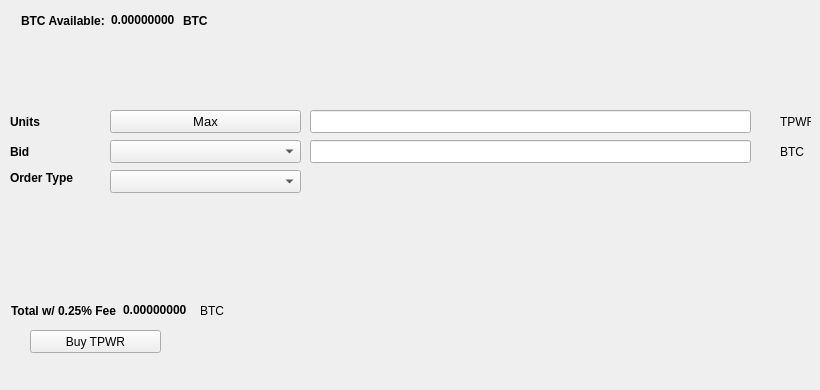
   <widget class="QWidget" name="BuyTab">
    <attribute name="title">
     <string>Buy</string>
    </attribute>
    <widget class="QPushButton" name="Buytpwr">
     <property name="geometry">
      <rect>
       <x>30</x>
       <y>330</y>
       <width>131</width>
       <height>23</height>
      </rect>
     </property>
     <property name="text">
      <string>Buy TPWR</string>
     </property>
     <property name="icon">
      <iconset resource="../tpwr.qrc">
       <normaloff>:/icons/bitcoin</normaloff>:/icons/bitcoin</iconset>
     </property>
    </widget>
    <widget class="QLabel" name="label_3">
     <property name="geometry">
      <rect>
       <x>10</x>
       <y>110</y>
       <width>46</width>
       <height>23</height>
      </rect>
     </property>
     <property name="font">
      <font>
       <weight>75</weight>
       <bold>true</bold>
      </font>
     </property>
     <property name="text">
      <string>Units</string>
     </property>
    </widget>
    <widget class="QLineEdit" name="UnitsInput">
     <property name="geometry">
      <rect>
       <x>310</x>
       <y>110</y>
       <width>441</width>
       <height>23</height>
      </rect>
     </property>
     <property name="font">
      <font>
       <pointsize>9</pointsize>
       <weight>75</weight>
       <bold>true</bold>
      </font>
     </property>
    </widget>
    <widget class="QLineEdit" name="BuyBidPriceEdit">
     <property name="geometry">
      <rect>
       <x>310</x>
       <y>140</y>
       <width>441</width>
       <height>23</height>
      </rect>
     </property>
     <property name="font">
      <font>
       <pointsize>9</pointsize>
       <weight>75</weight>
       <bold>true</bold>
      </font>
     </property>
    </widget>
    <widget class="QLabel" name="label_4">
     <property name="geometry">
      <rect>
       <x>780</x>
       <y>110</y>
       <width>31</width>
       <height>23</height>
      </rect>
     </property>
     <property name="text">
      <string>TPWR</string>
     </property>
    </widget>
    <widget class="QLabel" name="label_5">
     <property name="geometry">
      <rect>
       <x>780</x>
       <y>140</y>
       <width>31</width>
       <height>23</height>
      </rect>
     </property>
     <property name="text">
      <string>BTC</string>
     </property>
    </widget>
    <widget class="QLabel" name="label_6">
     <property name="geometry">
      <rect>
       <x>10</x>
       <y>140</y>
       <width>46</width>
       <height>23</height>
      </rect>
     </property>
     <property name="font">
      <font>
       <weight>75</weight>
       <bold>true</bold>
      </font>
     </property>
     <property name="text">
      <string>Bid</string>
     </property>
    </widget>
    <widget class="QLabel" name="label_7">
     <property name="geometry">
      <rect>
       <x>10</x>
       <y>170</y>
       <width>91</width>
       <height>16</height>
      </rect>
     </property>
     <property name="font">
      <font>
       <weight>75</weight>
       <bold>true</bold>
      </font>
     </property>
     <property name="text">
      <string>Order Type</string>
     </property>
    </widget>
    <widget class="QPushButton" name="Buy_Max_Amount">
     <property name="geometry">
      <rect>
       <x>110</x>
       <y>110</y>
       <width>191</width>
       <height>23</height>
      </rect>
     </property>
     <property name="font">
      <font>
       <pointsize>10</pointsize>
      </font>
     </property>
     <property name="text">
      <string>Max</string>
     </property>
    </widget>
    <widget class="QComboBox" name="BuyBidcomboBox">
     <property name="geometry">
      <rect>
       <x>110</x>
       <y>140</y>
       <width>191</width>
       <height>23</height>
      </rect>
     </property>
     <property name="font">
      <font>
       <pointsize>10</pointsize>
      </font>
     </property>
    </widget>
    <widget class="QComboBox" name="buyOrdertypeCombo">
     <property name="geometry">
      <rect>
       <x>110</x>
       <y>170</y>
       <width>191</width>
       <height>23</height>
      </rect>
     </property>
     <property name="font">
      <font>
       <pointsize>10</pointsize>
      </font>
     </property>
    </widget>
    <widget class="QWidget" name="layoutWidget1">
     <property name="geometry">
      <rect>
       <x>21</x>
       <y>11</y>
       <width>227</width>
       <height>19</height>
      </rect>
     </property>
     <layout class="QHBoxLayout" name="horizontalLayout_3">
      <item>
       <widget class="QLabel" name="label232">
        <property name="font">
         <font>
          <weight>75</weight>
          <bold>true</bold>
         </font>
        </property>
        <property name="text">
         <string>BTC Available:</string>
        </property>
       </widget>
      </item>
      <item>
       <widget class="QLabel" name="BtcAvailableLbl">
        <property name="palette">
         <palette>
          <active>
           <colorrole role="WindowText">
            <brush brushstyle="SolidPattern">
             <color alpha="255">
              <red>0</red>
              <green>0</green>
              <blue>0</blue>
             </color>
            </brush>
           </colorrole>
           <colorrole role="Button">
            <brush brushstyle="SolidPattern">
             <color alpha="255">
              <red>0</red>
              <green>170</green>
              <blue>0</blue>
             </color>
            </brush>
           </colorrole>
           <colorrole role="Light">
            <brush brushstyle="SolidPattern">
             <color alpha="255">
              <red>0</red>
              <green>255</green>
              <blue>0</blue>
             </color>
            </brush>
           </colorrole>
           <colorrole role="Midlight">
            <brush brushstyle="SolidPattern">
             <color alpha="255">
              <red>0</red>
              <green>212</green>
              <blue>0</blue>
             </color>
            </brush>
           </colorrole>
           <colorrole role="Dark">
            <brush brushstyle="SolidPattern">
             <color alpha="255">
              <red>0</red>
              <green>85</green>
              <blue>0</blue>
             </color>
            </brush>
           </colorrole>
           <colorrole role="Mid">
            <brush brushstyle="SolidPattern">
             <color alpha="255">
              <red>0</red>
              <green>113</green>
              <blue>0</blue>
             </color>
            </brush>
           </colorrole>
           <colorrole role="Text">
            <brush brushstyle="SolidPattern">
             <color alpha="255">
              <red>0</red>
              <green>170</green>
              <blue>0</blue>
             </color>
            </brush>
           </colorrole>
           <colorrole role="BrightText">
            <brush brushstyle="SolidPattern">
             <color alpha="255">
              <red>255</red>
              <green>255</green>
              <blue>255</blue>
             </color>
            </brush>
           </colorrole>
           <colorrole role="ButtonText">
            <brush brushstyle="SolidPattern">
             <color alpha="255">
              <red>0</red>
              <green>0</green>
              <blue>0</blue>
             </color>
            </brush>
           </colorrole>
           <colorrole role="Base">
            <brush brushstyle="SolidPattern">
             <color alpha="255">
              <red>255</red>
              <green>255</green>
              <blue>255</blue>
             </color>
            </brush>
           </colorrole>
           <colorrole role="Window">
            <brush brushstyle="SolidPattern">
             <color alpha="255">
              <red>0</red>
              <green>170</green>
              <blue>0</blue>
             </color>
            </brush>
           </colorrole>
           <colorrole role="Shadow">
            <brush brushstyle="SolidPattern">
             <color alpha="255">
              <red>0</red>
              <green>0</green>
              <blue>0</blue>
             </color>
            </brush>
           </colorrole>
           <colorrole role="AlternateBase">
            <brush brushstyle="SolidPattern">
             <color alpha="255">
              <red>127</red>
              <green>212</green>
              <blue>127</blue>
             </color>
            </brush>
           </colorrole>
           <colorrole role="ToolTipBase">
            <brush brushstyle="SolidPattern">
             <color alpha="255">
              <red>255</red>
              <green>255</green>
              <blue>220</blue>
             </color>
            </brush>
           </colorrole>
           <colorrole role="ToolTipText">
            <brush brushstyle="SolidPattern">
             <color alpha="255">
              <red>0</red>
              <green>0</green>
              <blue>0</blue>
             </color>
            </brush>
           </colorrole>
          </active>
          <inactive>
           <colorrole role="WindowText">
            <brush brushstyle="SolidPattern">
             <color alpha="255">
              <red>0</red>
              <green>0</green>
              <blue>0</blue>
             </color>
            </brush>
           </colorrole>
           <colorrole role="Button">
            <brush brushstyle="SolidPattern">
             <color alpha="255">
              <red>0</red>
              <green>170</green>
              <blue>0</blue>
             </color>
            </brush>
           </colorrole>
           <colorrole role="Light">
            <brush brushstyle="SolidPattern">
             <color alpha="255">
              <red>0</red>
              <green>255</green>
              <blue>0</blue>
             </color>
            </brush>
           </colorrole>
           <colorrole role="Midlight">
            <brush brushstyle="SolidPattern">
             <color alpha="255">
              <red>0</red>
              <green>212</green>
              <blue>0</blue>
             </color>
            </brush>
           </colorrole>
           <colorrole role="Dark">
            <brush brushstyle="SolidPattern">
             <color alpha="255">
              <red>0</red>
              <green>85</green>
              <blue>0</blue>
             </color>
            </brush>
           </colorrole>
           <colorrole role="Mid">
            <brush brushstyle="SolidPattern">
             <color alpha="255">
              <red>0</red>
              <green>113</green>
              <blue>0</blue>
             </color>
            </brush>
           </colorrole>
           <colorrole role="Text">
            <brush brushstyle="SolidPattern">
             <color alpha="255">
              <red>0</red>
              <green>170</green>
              <blue>0</blue>
             </color>
            </brush>
           </colorrole>
           <colorrole role="BrightText">
            <brush brushstyle="SolidPattern">
             <color alpha="255">
              <red>255</red>
              <green>255</green>
              <blue>255</blue>
             </color>
            </brush>
           </colorrole>
           <colorrole role="ButtonText">
            <brush brushstyle="SolidPattern">
             <color alpha="255">
              <red>0</red>
              <green>0</green>
              <blue>0</blue>
             </color>
            </brush>
           </colorrole>
           <colorrole role="Base">
            <brush brushstyle="SolidPattern">
             <color alpha="255">
              <red>255</red>
              <green>255</green>
              <blue>255</blue>
             </color>
            </brush>
           </colorrole>
           <colorrole role="Window">
            <brush brushstyle="SolidPattern">
             <color alpha="255">
              <red>0</red>
              <green>170</green>
              <blue>0</blue>
             </color>
            </brush>
           </colorrole>
           <colorrole role="Shadow">
            <brush brushstyle="SolidPattern">
             <color alpha="255">
              <red>0</red>
              <green>0</green>
              <blue>0</blue>
             </color>
            </brush>
           </colorrole>
           <colorrole role="AlternateBase">
            <brush brushstyle="SolidPattern">
             <color alpha="255">
              <red>127</red>
              <green>212</green>
              <blue>127</blue>
             </color>
            </brush>
           </colorrole>
           <colorrole role="ToolTipBase">
            <brush brushstyle="SolidPattern">
             <color alpha="255">
              <red>255</red>
              <green>255</green>
              <blue>220</blue>
             </color>
            </brush>
           </colorrole>
           <colorrole role="ToolTipText">
            <brush brushstyle="SolidPattern">
             <color alpha="255">
              <red>0</red>
              <green>0</green>
              <blue>0</blue>
             </color>
            </brush>
           </colorrole>
          </inactive>
          <disabled>
           <colorrole role="WindowText">
            <brush brushstyle="SolidPattern">
             <color alpha="255">
              <red>0</red>
              <green>85</green>
              <blue>0</blue>
             </color>
            </brush>
           </colorrole>
           <colorrole role="Button">
            <brush brushstyle="SolidPattern">
             <color alpha="255">
              <red>0</red>
              <green>170</green>
              <blue>0</blue>
             </color>
            </brush>
           </colorrole>
           <colorrole role="Light">
            <brush brushstyle="SolidPattern">
             <color alpha="255">
              <red>0</red>
              <green>255</green>
              <blue>0</blue>
             </color>
            </brush>
           </colorrole>
           <colorrole role="Midlight">
            <brush brushstyle="SolidPattern">
             <color alpha="255">
              <red>0</red>
              <green>212</green>
              <blue>0</blue>
             </color>
            </brush>
           </colorrole>
           <colorrole role="Dark">
            <brush brushstyle="SolidPattern">
             <color alpha="255">
              <red>0</red>
              <green>85</green>
              <blue>0</blue>
             </color>
            </brush>
           </colorrole>
           <colorrole role="Mid">
            <brush brushstyle="SolidPattern">
             <color alpha="255">
              <red>0</red>
              <green>113</green>
              <blue>0</blue>
             </color>
            </brush>
           </colorrole>
           <colorrole role="Text">
            <brush brushstyle="SolidPattern">
             <color alpha="255">
              <red>0</red>
              <green>85</green>
              <blue>0</blue>
             </color>
            </brush>
           </colorrole>
           <colorrole role="BrightText">
            <brush brushstyle="SolidPattern">
             <color alpha="255">
              <red>255</red>
              <green>255</green>
              <blue>255</blue>
             </color>
            </brush>
           </colorrole>
           <colorrole role="ButtonText">
            <brush brushstyle="SolidPattern">
             <color alpha="255">
              <red>0</red>
              <green>85</green>
              <blue>0</blue>
             </color>
            </brush>
           </colorrole>
           <colorrole role="Base">
            <brush brushstyle="SolidPattern">
             <color alpha="255">
              <red>0</red>
              <green>170</green>
              <blue>0</blue>
             </color>
            </brush>
           </colorrole>
           <colorrole role="Window">
            <brush brushstyle="SolidPattern">
             <color alpha="255">
              <red>0</red>
              <green>170</green>
              <blue>0</blue>
             </color>
            </brush>
           </colorrole>
           <colorrole role="Shadow">
            <brush brushstyle="SolidPattern">
             <color alpha="255">
              <red>0</red>
              <green>0</green>
              <blue>0</blue>
             </color>
            </brush>
           </colorrole>
           <colorrole role="AlternateBase">
            <brush brushstyle="SolidPattern">
             <color alpha="255">
              <red>0</red>
              <green>170</green>
              <blue>0</blue>
             </color>
            </brush>
           </colorrole>
           <colorrole role="ToolTipBase">
            <brush brushstyle="SolidPattern">
             <color alpha="255">
              <red>255</red>
              <green>255</green>
              <blue>220</blue>
             </color>
            </brush>
           </colorrole>
           <colorrole role="ToolTipText">
            <brush brushstyle="SolidPattern">
             <color alpha="255">
              <red>0</red>
              <green>0</green>
              <blue>0</blue>
             </color>
            </brush>
           </colorrole>
          </disabled>
         </palette>
        </property>
        <property name="font">
         <font>
          <weight>75</weight>
          <bold>true</bold>
         </font>
        </property>
        <property name="text">
         <string>0.00000000</string>
        </property>
        <property name="textInteractionFlags">
         <set>Qt::LinksAccessibleByMouse|Qt::TextSelectableByKeyboard|Qt::TextSelectableByMouse</set>
        </property>
       </widget>
      </item>
      <item>
       <widget class="QLabel" name="BtcAvailableLbl_2">
        <property name="font">
         <font>
          <weight>75</weight>
          <bold>true</bold>
         </font>
        </property>
        <property name="text">
         <string>BTC</string>
        </property>
       </widget>
      </item>
     </layout>
    </widget>
    <widget class="QWidget" name="layoutWidge2">
     <property name="geometry">
      <rect>
       <x>11</x>
       <y>301</y>
       <width>259</width>
       <height>19</height>
      </rect>
     </property>
     <layout class="QHBoxLayout" name="horizontalLayout_4">
      <item>
       <widget class="QLabel" name="label_9">
        <property name="font">
         <font>
          <weight>75</weight>
          <bold>true</bold>
         </font>
        </property>
        <property name="text">
         <string>Total w/ 0.25% Fee</string>
        </property>
       </widget>
      </item>
      <item>
       <widget class="QLabel" name="BuyCostLabel">
        <property name="palette">
         <palette>
          <active>
           <colorrole role="WindowText">
            <brush brushstyle="SolidPattern">
             <color alpha="255">
              <red>0</red>
              <green>0</green>
              <blue>0</blue>
             </color>
            </brush>
           </colorrole>
           <colorrole role="Button">
            <brush brushstyle="SolidPattern">
             <color alpha="255">
              <red>0</red>
              <green>170</green>
              <blue>0</blue>
             </color>
            </brush>
           </colorrole>
           <colorrole role="Light">
            <brush brushstyle="SolidPattern">
             <color alpha="255">
              <red>0</red>
              <green>255</green>
              <blue>0</blue>
             </color>
            </brush>
           </colorrole>
           <colorrole role="Midlight">
            <brush brushstyle="SolidPattern">
             <color alpha="255">
              <red>0</red>
              <green>212</green>
              <blue>0</blue>
             </color>
            </brush>
           </colorrole>
           <colorrole role="Dark">
            <brush brushstyle="SolidPattern">
             <color alpha="255">
              <red>0</red>
              <green>85</green>
              <blue>0</blue>
             </color>
            </brush>
           </colorrole>
           <colorrole role="Mid">
            <brush brushstyle="SolidPattern">
             <color alpha="255">
              <red>0</red>
              <green>113</green>
              <blue>0</blue>
             </color>
            </brush>
           </colorrole>
           <colorrole role="Text">
            <brush brushstyle="SolidPattern">
             <color alpha="255">
              <red>0</red>
              <green>170</green>
              <blue>0</blue>
             </color>
            </brush>
           </colorrole>
           <colorrole role="BrightText">
            <brush brushstyle="SolidPattern">
             <color alpha="255">
              <red>255</red>
              <green>255</green>
              <blue>255</blue>
             </color>
            </brush>
           </colorrole>
           <colorrole role="ButtonText">
            <brush brushstyle="SolidPattern">
             <color alpha="255">
              <red>0</red>
              <green>0</green>
              <blue>0</blue>
             </color>
            </brush>
           </colorrole>
           <colorrole role="Base">
            <brush brushstyle="SolidPattern">
             <color alpha="255">
              <red>255</red>
              <green>255</green>
              <blue>255</blue>
             </color>
            </brush>
           </colorrole>
           <colorrole role="Window">
            <brush brushstyle="SolidPattern">
             <color alpha="255">
              <red>0</red>
              <green>170</green>
              <blue>0</blue>
             </color>
            </brush>
           </colorrole>
           <colorrole role="Shadow">
            <brush brushstyle="SolidPattern">
             <color alpha="255">
              <red>0</red>
              <green>0</green>
              <blue>0</blue>
             </color>
            </brush>
           </colorrole>
           <colorrole role="AlternateBase">
            <brush brushstyle="SolidPattern">
             <color alpha="255">
              <red>127</red>
              <green>212</green>
              <blue>127</blue>
             </color>
            </brush>
           </colorrole>
           <colorrole role="ToolTipBase">
            <brush brushstyle="SolidPattern">
             <color alpha="255">
              <red>255</red>
              <green>255</green>
              <blue>220</blue>
             </color>
            </brush>
           </colorrole>
           <colorrole role="ToolTipText">
            <brush brushstyle="SolidPattern">
             <color alpha="255">
              <red>0</red>
              <green>0</green>
              <blue>0</blue>
             </color>
            </brush>
           </colorrole>
          </active>
          <inactive>
           <colorrole role="WindowText">
            <brush brushstyle="SolidPattern">
             <color alpha="255">
              <red>0</red>
              <green>0</green>
              <blue>0</blue>
             </color>
            </brush>
           </colorrole>
           <colorrole role="Button">
            <brush brushstyle="SolidPattern">
             <color alpha="255">
              <red>0</red>
              <green>170</green>
              <blue>0</blue>
             </color>
            </brush>
           </colorrole>
           <colorrole role="Light">
            <brush brushstyle="SolidPattern">
             <color alpha="255">
              <red>0</red>
              <green>255</green>
              <blue>0</blue>
             </color>
            </brush>
           </colorrole>
           <colorrole role="Midlight">
            <brush brushstyle="SolidPattern">
             <color alpha="255">
              <red>0</red>
              <green>212</green>
              <blue>0</blue>
             </color>
            </brush>
           </colorrole>
           <colorrole role="Dark">
            <brush brushstyle="SolidPattern">
             <color alpha="255">
              <red>0</red>
              <green>85</green>
              <blue>0</blue>
             </color>
            </brush>
           </colorrole>
           <colorrole role="Mid">
            <brush brushstyle="SolidPattern">
             <color alpha="255">
              <red>0</red>
              <green>113</green>
              <blue>0</blue>
             </color>
            </brush>
           </colorrole>
           <colorrole role="Text">
            <brush brushstyle="SolidPattern">
             <color alpha="255">
              <red>0</red>
              <green>170</green>
              <blue>0</blue>
             </color>
            </brush>
           </colorrole>
           <colorrole role="BrightText">
            <brush brushstyle="SolidPattern">
             <color alpha="255">
              <red>255</red>
              <green>255</green>
              <blue>255</blue>
             </color>
            </brush>
           </colorrole>
           <colorrole role="ButtonText">
            <brush brushstyle="SolidPattern">
             <color alpha="255">
              <red>0</red>
              <green>0</green>
              <blue>0</blue>
             </color>
            </brush>
           </colorrole>
           <colorrole role="Base">
            <brush brushstyle="SolidPattern">
             <color alpha="255">
              <red>255</red>
              <green>255</green>
              <blue>255</blue>
             </color>
            </brush>
           </colorrole>
           <colorrole role="Window">
            <brush brushstyle="SolidPattern">
             <color alpha="255">
              <red>0</red>
              <green>170</green>
              <blue>0</blue>
             </color>
            </brush>
           </colorrole>
           <colorrole role="Shadow">
            <brush brushstyle="SolidPattern">
             <color alpha="255">
              <red>0</red>
              <green>0</green>
              <blue>0</blue>
             </color>
            </brush>
           </colorrole>
           <colorrole role="AlternateBase">
            <brush brushstyle="SolidPattern">
             <color alpha="255">
              <red>127</red>
              <green>212</green>
              <blue>127</blue>
             </color>
            </brush>
           </colorrole>
           <colorrole role="ToolTipBase">
            <brush brushstyle="SolidPattern">
             <color alpha="255">
              <red>255</red>
              <green>255</green>
              <blue>220</blue>
             </color>
            </brush>
           </colorrole>
           <colorrole role="ToolTipText">
            <brush brushstyle="SolidPattern">
             <color alpha="255">
              <red>0</red>
              <green>0</green>
              <blue>0</blue>
             </color>
            </brush>
           </colorrole>
          </inactive>
          <disabled>
           <colorrole role="WindowText">
            <brush brushstyle="SolidPattern">
             <color alpha="255">
              <red>0</red>
              <green>85</green>
              <blue>0</blue>
             </color>
            </brush>
           </colorrole>
           <colorrole role="Button">
            <brush brushstyle="SolidPattern">
             <color alpha="255">
              <red>0</red>
              <green>170</green>
              <blue>0</blue>
             </color>
            </brush>
           </colorrole>
           <colorrole role="Light">
            <brush brushstyle="SolidPattern">
             <color alpha="255">
              <red>0</red>
              <green>255</green>
              <blue>0</blue>
             </color>
            </brush>
           </colorrole>
           <colorrole role="Midlight">
            <brush brushstyle="SolidPattern">
             <color alpha="255">
              <red>0</red>
              <green>212</green>
              <blue>0</blue>
             </color>
            </brush>
           </colorrole>
           <colorrole role="Dark">
            <brush brushstyle="SolidPattern">
             <color alpha="255">
              <red>0</red>
              <green>85</green>
              <blue>0</blue>
             </color>
            </brush>
           </colorrole>
           <colorrole role="Mid">
            <brush brushstyle="SolidPattern">
             <color alpha="255">
              <red>0</red>
              <green>113</green>
              <blue>0</blue>
             </color>
            </brush>
           </colorrole>
           <colorrole role="Text">
            <brush brushstyle="SolidPattern">
             <color alpha="255">
              <red>0</red>
              <green>85</green>
              <blue>0</blue>
             </color>
            </brush>
           </colorrole>
           <colorrole role="BrightText">
            <brush brushstyle="SolidPattern">
             <color alpha="255">
              <red>255</red>
              <green>255</green>
              <blue>255</blue>
             </color>
            </brush>
           </colorrole>
           <colorrole role="ButtonText">
            <brush brushstyle="SolidPattern">
             <color alpha="255">
              <red>0</red>
              <green>85</green>
              <blue>0</blue>
             </color>
            </brush>
           </colorrole>
           <colorrole role="Base">
            <brush brushstyle="SolidPattern">
             <color alpha="255">
              <red>0</red>
              <green>170</green>
              <blue>0</blue>
             </color>
            </brush>
           </colorrole>
           <colorrole role="Window">
            <brush brushstyle="SolidPattern">
             <color alpha="255">
              <red>0</red>
              <green>170</green>
              <blue>0</blue>
             </color>
            </brush>
           </colorrole>
           <colorrole role="Shadow">
            <brush brushstyle="SolidPattern">
             <color alpha="255">
              <red>0</red>
              <green>0</green>
              <blue>0</blue>
             </color>
            </brush>
           </colorrole>
           <colorrole role="AlternateBase">
            <brush brushstyle="SolidPattern">
             <color alpha="255">
              <red>0</red>
              <green>170</green>
              <blue>0</blue>
             </color>
            </brush>
           </colorrole>
           <colorrole role="ToolTipBase">
            <brush brushstyle="SolidPattern">
             <color alpha="255">
              <red>255</red>
              <green>255</green>
              <blue>220</blue>
             </color>
            </brush>
           </colorrole>
           <colorrole role="ToolTipText">
            <brush brushstyle="SolidPattern">
             <color alpha="255">
              <red>0</red>
              <green>0</green>
              <blue>0</blue>
             </color>
            </brush>
           </colorrole>
          </disabled>
         </palette>
        </property>
        <property name="font">
         <font>
          <weight>75</weight>
          <bold>true</bold>
         </font>
        </property>
        <property name="autoFillBackground">
         <bool>false</bool>
        </property>
        <property name="text">
         <string>0.00000000</string>
        </property>
        <property name="textInteractionFlags">
         <set>Qt::LinksAccessibleByMouse|Qt::TextSelectableByMouse</set>
        </property>
       </widget>
      </item>
      <item>
       <widget class="QLabel" name="label_10">
        <property name="font">
         <font>
          <weight>50</weight>
          <bold>false</bold>
         </font>
        </property>
        <property name="text">
         <string>BTC</string>
        </property>
       </widget>
      </item>
     </layout>
    </widget>
    <widget class="QLabel" name="label_24">
     <property name="geometry">
      <rect>
       <x>460</x>
       <y>300</y>
       <width>281</width>
       <height>81</height>
      </rect>
     </property>
     <property name="text">
      <string/>
     </property>
     <property name="pixmap">
      <pixmap>:/images/bittrex</pixmap>
     </property>
    </widget>
   </widget>
